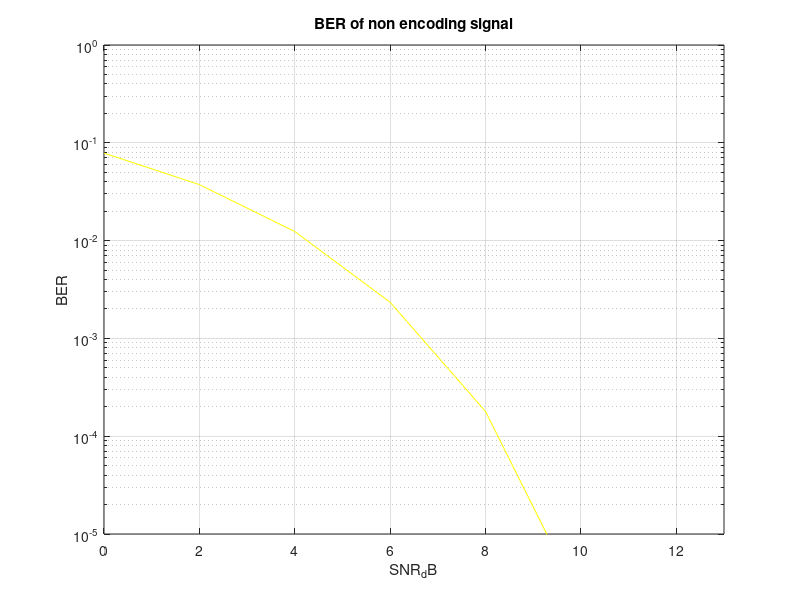

Here is the MATLAB script that generated this plot:
%% Matlab Intialization
clc;
clear;                                      % Clear matlab work screen

%% Signal Intializatin
n_sym = 1e6;                                % Number of symbols
s = randi([0 1], n_sym, 1);                 % Random bit generation

%% Encoding Intialization
% 0: Without encoding, 1: Repetition, 2: Linear Block, 3: Convlution
% 4: Changing constraint length in convlution code
operation = 0;                          % Select encoding method              

% Repetition code
rep_num = 11;                           % Number of repetition in CC

% Linear block code 
n = 7;                                  % Code length at a time
k = 3;                                  % Message length at a time

% Convolution code
% specifies the delay for the encoder's k input bit streams, changing it
% with operation 4 will plot three cases for constraint length 5 7 9, the
% defalut given length is 9.
constlength = 9;                        % constraint length

% Choose any case for individual evalutation or all in case you choose
% operation 4 and run it one by one and each run change the value of it.
if constlength == 5                     
    polynomial = [37 33];               % Generator polynomial for 5
elseif constlength == 7
    polynomial = [171 133];             % Generator polynomial for 7
elseif constlength == 9
    polynomial = [657 435];             % Generator polynomial for 9
end
traceback = 5 * constlength;            
%% Encoding
if operation == 0                       % Uncoded case
    s_enc = s;                          % Enconded data is the same.
elseif operation == 1                   % Repetition code
    s_enc = repelem(s, rep_num);        % Repeating each element by n int.
elseif operation == 2                   % Linear block case
    pol = cyclpoly(n,k);                % Cyclic generator polynomial
    parmat = cyclgen(n,pol);            % Parity-check matrix
    genmat = gen2par(parmat);           % Converted to a generator matrix
    % Encoding the signal with the generator matrix 
    s_enc = encode(s,n,k,'linear/binary',genmat);
else
    % Trellis map generation from the givem polynomial that ecodes the data
    trellis = poly2trellis(constlength, polynomial);
    s_enc = convenc(s, trellis);        % Perfoming the actual encoding
end

n_s_enc = length(s_enc);                % Storing the lenth of encoded data

%% BPSK modulation
% It can be base or pass band, pass band was choosen as not mentiond which
% one to be use, also PRK (phase reversal key) is used; as it's very
% common and guranted to be better facing noise.
fc = 1e6;                               % Carrier frequency
Tb = 1 / fc;                            % Bit period
M = 2;                                  % PSK mod ==> 2: BPSK, 4: QPSK

s_mod = pskmod(s_enc, M, pi);           % NRZ encoder

t_s_mod = (0: Tb: length(s_mod)*Tb-Tb)';% Time of the signal with step Tb
s_tx = s_mod .* cos(2*pi*fc*t_s_mod);   % Carrier multiplication

%% Channel simulation
SNR_dB = 0:2:30;                        % SNR in dB 0 2 4 ... 30
snr_len = length(SNR_dB);               % length of it's array
err_num = zeros(1, snr_len);            % Memory allocation for error nom.

% These will hold the data of probability of error in case of repetition
% codes with n = 3, 5, 11
Pe3 = zeros(1, snr_len);                % M.A. for pe in case of rep = 3
Pe5 = zeros(1, snr_len);                % M.A. for pe in case of rep = 5
Pe11 = zeros(1, snr_len);               % M.A. for pe in case of rep = 11

% These will hold the data of Bit Rate error in case of convlution codes
% with constraint length = 5, 7, 9
BER5 = zeros(1, snr_len);               % M.A. for BER in case of c.l = 5 
BER7 = zeros(1, snr_len);               % M.A. for BER in case of c.l = 7 
BER9 = zeros(1, snr_len);               % M.A. for BER in case of c.l = 9

% This loop is for testing all cases of SNR with different encoding
% techniques
for snr_itr = 1:16
    % Adding AWGN to signal by SNR
    s_tx_noise = awgn(s_tx, SNR_dB(snr_itr));
    
    %% Receiver end
    s_rx = s_tx_noise.*cos(2*pi*fc*t_s_mod);% Carrier multiplication

    s_dem = pskdemod(s_rx, M, pi);          % BPSK demodulation( Vth = 0);

    %% Decoding 
    if operation == 0                       % Without encoding case
        s_dec = s_dem;                      % No decoding is performed
        
    elseif operation == 1                   % Repetition code case
        % This function performs integration(low pass filter), then
        % averages the samples for a certain period, which will be the
        % repetition times. 1 0 1 => 0.67. Weighted average. It also cannot
        % produce 0.5; because we have odd number of repetition all time.
        s_dec = intdump(s_dem, rep_num);    % Integrate and average 
        s_dec(s_dec > 0.5) = 1;             % If sample > .5 ==> 1
        s_dec(s_dec < 0.5) = 0;             % If sample < .5 ==> 0
        
    elseif operation == 2                   % Linear block case
        % Decoding by the decode function, which is simply the reverse
        % operation of encode.
        s_dec = decode(s_dem,n,k,'linear/binary',genmat);
        
        s_dec = s_dec(1: n_sym);            % Removing any null points
    else
        % This function performs the decoding of convlution code by using
        % the trellis map, generted above.
        s_dec = vitdec(s_dem, trellis, traceback, 'trunc', 'hard');
    end
    
    % At each decoding operation test error bits form the original signal
    err_num(snr_itr) = biterr(s_dec, s);
    
    % Calculation probability of error in case of repetition code. with all
    % the given snr; as required 
    if rep_num == 3
        Pe3(snr_itr) = mean(abs(s_dec-s));  % incase of 3
    elseif rep_num == 5
        Pe5(snr_itr) = mean(abs(s_dec-s));  % in case of 5
    elseif rep_num == 11
        Pe11(snr_itr) = mean(abs(s_dec-s)); % In Case of 11
    end
    
end

BER = err_num / n_sym;                      % Assigning BER for general use

if constlength == 5                         % Filling the BER in case of 5
    BER5 = BER;
elseif constlength == 7                     % Filling the BER in case of 7
    BER7 = BER;
else                                        % Filling the BER in case of 9
    BER9 = BER;
end

%% Plottin the comparisions
if operation == 0                               % Uncoded case
    semilogy(SNR_dB, BER, 'y')
    title('BER of non encoding signal');
    axis([0 13 10e-6 10e-1]);
    xlabel('SNR_dB'); 
    ylabel('BER');
    grid on;
    hold on;
  
elseif operation == 1                           % Repetition code
    semilogy(SNR_dB,Pe3, 'r')
    grid on;
    hold on, 
    semilogy(SNR_dB,Pe5, 'g')
    semilogy(SNR_dB,Pe11, 'b')
    title('Pe of repetition codes signal with different n');
    legend('n = 3', 'n = 5', 'n =11');
    axis([0 11 10e-7 10e-2]);
    ylabel('SNR_dB');
    xlabel('Pe');
    
elseif operation == 2                           % Linear block code
    semilogy(SNR_dB, BER, 'c')
    title('BER vs SNR for linear block code');
    axis([0 11 10e-7 10e-1]);
    xlabel('SNR'); 
    ylabel('BER')
    grid on;
    hold on;

elseif operation == 3                           % Convlution code
    semilogy(SNR_dB, BER, 'm')
    title('BER vs SNRn(dB) for linear block code');
    axis([0 11 10e-7 10e-1]);
    legend('NC', 'LPC', 'CC');
    xlabel('SNR'); 
    ylabel('BER')
    grid on;
    hold on;
    
elseif operation == 4
    semilogy(SNR_dB, BER5, 'r')
    hold on;
    semilogy(SNR_dB, BER7, 'g')
    semilogy(SNR_dB, BER9, 'b')
    title('BER for convlution code with different constraint lengths');
    axis([0 5 10e-7 10e-1]);
    legend('constlength=5', 'constlength=7', 'constlength=9');
    xlabel('SNR'); 
    ylabel('BER')
    grid on;
    hold on;
end











